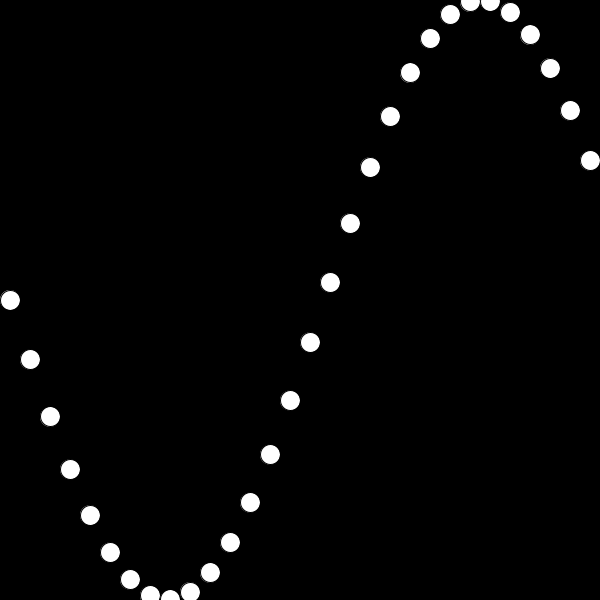
Frame 1 (no input)
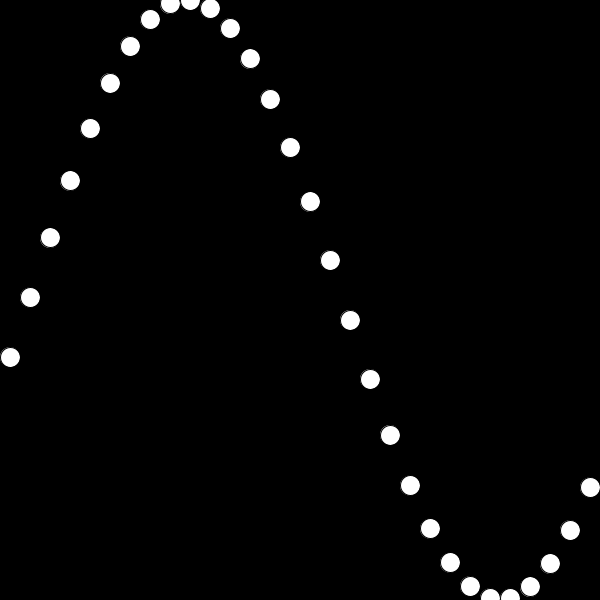
Frame 60 (the mouse pressed at the canvas centre just before this capture)
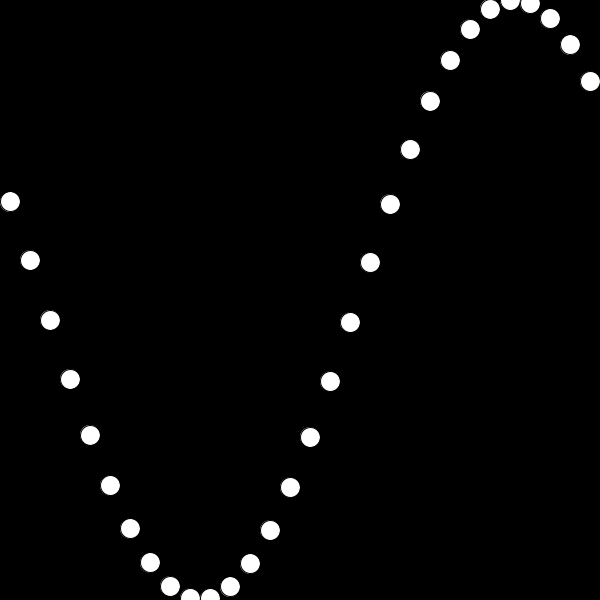
Frame 120 (the mouse held since frame 60 and released just before this capture)

The Processing sketch that drew these frames (run headless with seeded random() and noise(); from frame 60 on, the mouse is pressed at the canvas centre):

// Processing sketch: sketch_3
// ── sketch_3.pde
/* 
 the program below draws three circles whose oscillation 
 is slightly off from one another. 
 
 instead of drawing the circles one by one, create a loop 
 that will draw 30 circles to the canvas to create the 
 wave pattern as shown in the example gif. use the iteration
 variable (e.g. 'i') from your loop to adjust the beginning 
 angle of each circle and space them out over the x-axis. 
 finally, adjust the amplitude so that the wave goes from 
 the top of the canvas to the bottom.
 */

float angle = 0.0;
float offset;
float amplitude = 300; 
float speed = 0.05;

void setup() {
  size(600, 600);
  offset = height/2;
}

void draw() {
  background(0);
  int i =0;

  for (i = 0; i<30; i++) {
    ellipse(10+20 * i, offset + sin(angle + 0.2*i) * amplitude, 20, 20);
  }

  //float y1 = offset + sin(angle) * amplitude;
  //float y2 = offset + sin(angle + 0.4) * amplitude;
  //float y3 = offset + sin(angle + 0.8) * amplitude;

  //ellipse(10, y1, 20, 20);
  //ellipse(30, y2, 20, 20);
  //ellipse(50, y3, 20, 20);

  angle += speed;
}
